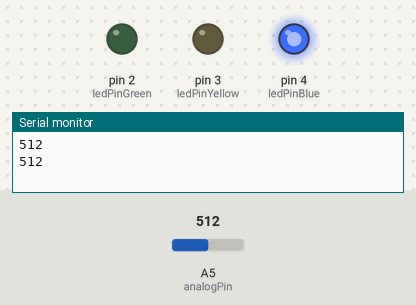
Simulated run of this sketch. Board: Arduino Nano, built with avr-gcc and run on an emulated ATmega328P. Parts: output pins drawn as LEDs (lit = HIGH), the last lines printed to the serial monitor. Dashed ring = blinking. The test bench sets the inputs (shaded band); at power-on: A5 (analogPin) = 512.

Above: at 2.3 s.
2.4 s: A5 (analogPin) set to 0
At 2.9 s:
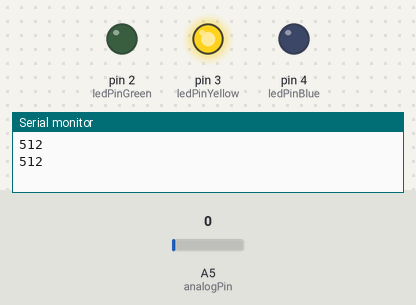
At 4.2 s:
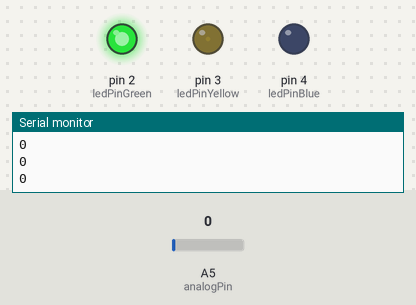
4.6 s: A5 (analogPin) set to 122
At 4.79 s:
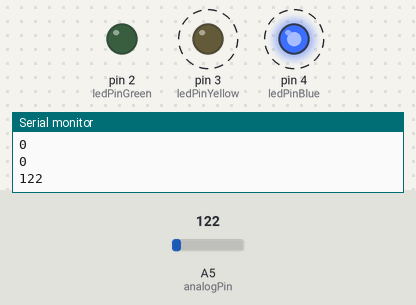
Timing chart, 0 to 14.1 s (numbered marks = the images above; inputs shaded):
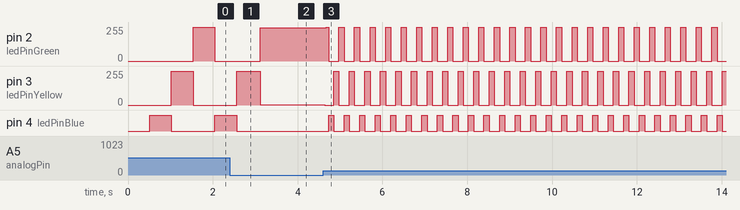

The sketch:

Advent_IoT_2018_12_07.ino
```cpp
/*

*/
int analogPin = A5;
int analogValue;
const int ledPinGreen = 2;
const int ledPinYellow = 3;
const int ledPinBlue = 4;
int ledState = LOW;
int pin = ledPinGreen;

void setup() {
  pinMode(analogPin, INPUT);
  pinMode(ledPinGreen, OUTPUT);
  pinMode(ledPinYellow, OUTPUT);
  pinMode(ledPinBlue, OUTPUT);
  digitalWrite(ledPinGreen, LOW);
  digitalWrite(ledPinYellow, LOW);
  digitalWrite(ledPinBlue, LOW);
  Serial.begin(9600);
}

void loop() {
  analogValue = analogRead(analogPin);
 Serial.println(analogValue);

 delay(analogValue);
 digitalWrite(ledPinGreen, LOW);
 digitalWrite(ledPinBlue, HIGH );
 delay(analogValue);
 digitalWrite(ledPinBlue, LOW);
 digitalWrite(ledPinYellow, HIGH);

 delay(analogValue);
 digitalWrite(ledPinYellow, LOW);
 digitalWrite(ledPinGreen, HIGH);
}
```

Measured:
- after the input at 2.4 s, pin 4 (ledPinBlue): goes on until 2.6 s, then stays LOW
- after the input at 4.6 s, pin 2 (ledPinGreen): 249/255 → 255/255 after 0.07 s, then repeats every 0.37 s: 0/255 0.24 s, 255/255 0.12 s; pin 3 (ledPinYellow): alternates 255/255 for 0.12 s and 0/255 for 0.24 s, starting at once; pin 4 (ledPinBlue): alternates HIGH for 0.12 s and LOW for 0.24 s, starting after 0.13 s
